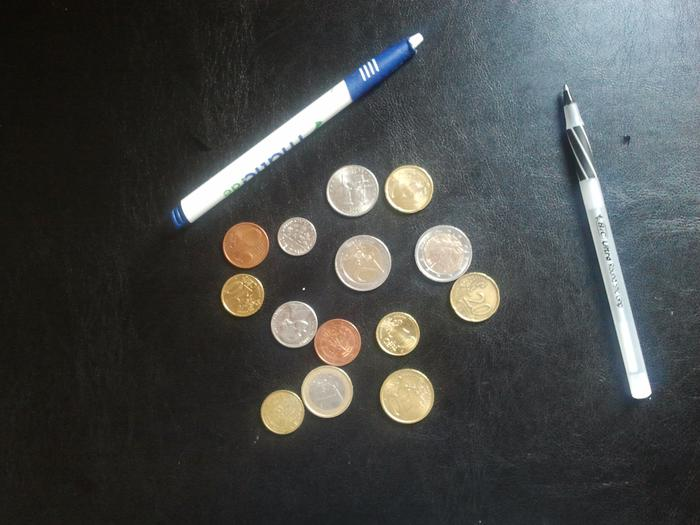
#> input picture proj2_6320/data/proj2-clean-image.jpg, 700 x 525 px
$ jupyter execute Project_2_CS6320.ipynb
#> lines starting #> are read from the running program, lines starting #| are printed output that depends on the picture
# CS 6320 Project 2: Detecting Lines and Circles using Hough Transform

A notebook contains many blocks of code, each of which can be run independently. You can run a cell with ctrl+enter or shift+enter (to move to the next cell).

You are expected to complete this notebook with lines of code, plots and texts. You will need to create new cells with original code or text for your analyses and explanations. Explain what you do and analyze your results. This assignment has a total of 100 points.

## Brief
    Hand-in: through Gradescope
    Required files: <your_uid>.zip.(Please begin with 'u' for your uid)
<!---<your_uid>_proj1.pdf-->

## Setup

   0. Unzip proj2_6320.zip and go to proj2_6320 directory.
      - You can run `unzip proj2_6320.zip && cd proj2_6320` in your terminal.
   1. Install [Miniconda](https://docs.conda.io/en/latest/miniconda.html). It doesn’t matter whether you use Python 2 or 3 because we will create our own environment that uses 3 anyways.
   2. Create a conda environment using the appropriate command. On Windows, open the installed “Conda prompt” to run the command. On MacOS and Linux, you can just use a terminal window to run the command, Modify the command based on your OS (linux, mac, or win): `conda env create -f proj2_env_<OS>.yml`.
    - NOTE that proj2_env.yml is inside the project folder.
   3. This should create an environment named ‘proj2’. Activate it using the Windows command, activate proj2 or the MacOS / Linux command, source activate proj2
   4. Run the notebook using `jupyter notebook` under *proj2_6320* directory.
   5. Ensure that all sanity checks are passing by running pytest tests inside the repo folder.
   6. Generate the zip folder for the code portion of your submission once you’ve finished the project using

        `python zip_submission.py --uid <your_uid>`

## Library Functions
Do not use any library functions that implement Hough Transform in your solution. You can use functions to perform fitlering etc.

## Debugging
We have included several synthetic images of lines and circles to help test your methods in simpler domains if you'd like.

## Writeup
For this project, this notebook itself is the report. You must run all your cells before you hand in it. You code, results, visualization, and discussion will be used for the grading. You will be deducted points if the results are not shown in this notebook. Do not change the order of the cells. You can add cells in need. You can copy a cell and run it seperately if you need to run a cell multiple times and thus every result is displayed in the cell.

## Rubric
    +26 pts: Ques_1
    +12 pts: Ques_2
    +15 pts: Ques_3
    +17 pts: Ques_4
    +15 pts: Ques_5
    +15 pts: Ques_6

    Distribution of the points in a Question is separately mentioned for each sub-task

    -5*n pts: Lose 5 points for every time you do not follow the instructions for the hand-in format.

Submission Format

This is very important as you will lose 5 points for every time you do not follow the instructions. You will attach two items in your submission on Canvas:

1. <your_uid>.zip containing:
    - proj2_code/ - directory containing all your code for this assignment
    - data/       - directory containing all the input images
    - results/    - directory containing all your output images

Do not install any additional packages inside the conda environment. The TAs will use the same environment as defined in the config files we provide you, so anything that’s not in there by default will probably cause your code to break during grading. Do not use absolute paths in your code or your code will break. Use relative paths like the starter code already does. Failure to follow any of these instructions will lead to point deductions. Create the zip file using python zip_submission.py --uid <your_uid> (it will zip up the appropriate directories/files for you!)

# NOTE - I would like to use my 1/3 free late submission. Thanks

[cell 1]
import numpy as np
import cv2 as cv
import matplotlib
import matplotlib.pyplot as plt
import math

[cell 2]
## Additional code to create directories for saving
import os
if not os.path.exists('../results/Ques_1'):
    os.makedirs('../results/Ques_1')
if not os.path.exists('../results/Ques_2'):
    os.makedirs('../results/Ques_2')
if not os.path.exists('../results/Ques_3'):
    os.makedirs('../results/Ques_3')
if not os.path.exists('../results/Ques_4'):
    os.makedirs('../results/Ques_4')
if not os.path.exists('../results/Ques_5'):
    os.makedirs('../results/Ques_5')
if not os.path.exists('../results/Ques_6'):
    os.makedirs('../results/Ques_6')

### 1 Processing an image to detect lines using Hough Transform (26 points)

In this question, we process an image and apply Hough Transform on the processed image

#### Tasks:
1. Compute a smooth version of the Input Image <b>(4 points)</b>
2. Detect edges from Images <b>(6 points)</b>
3. Implement Hough Transform <b>(8 points)</b>
4. Apply Hough Transform to detect lines from images <b>(4 points)</b>
5. Apply Hough Transform to detect edges from images <b>(4 points)</b>

#### 1.1 Compute a smooth version of the Input Image

##### You should use a Gaussian filter to generate a smooth image

##### Please note:
The function takes in as input only the sigma value (integer only).<br>
The size of the filter should be computed using the sigma value

[cell 3]
def Gaussian_Filter(sigma):
    '''
    The function takes in as input only the sigma
    and generates a filter using the sigma value
    The size of the filter should be computed using the sigma value
    '''

    ##############################
    # TO DO: Your Implementation
    ##############################
    ### get the kernel size from sigma
    ksize = int(((sigma - 0.8)/0.3 + 1)*2 + 1)
    ## taking ciel into account as int does floor - don't want even kernel size
    ksize = ksize + 1 if ksize % 2 == 0 else ksize
    #print(f"Kernel size = {ksize}")

    ### using outer product of 2 1d gaussian kernels
    kernel1d = np.zeros((ksize))
    for i in range(ksize):
        kernel1d[i] = (1 / np.sqrt(2*np.pi*(sigma**2))) * np.exp(-((i**2)/(2*(sigma**2))))
    kernel = np.outer(kernel1d, kernel1d)

    # [5 lines of commented-out code are left out]

    return kernel
    ################################
    # Your Implementation ENDS here
    ################################

[cell 4]
# Reading the Input Image
img        = cv.imread('../data/proj2-clean-image.jpg')
#> img is the input picture: shape (525, 700, 3); mean B, G, R 71.8, 73.2, 71

# Generates the Gaussian Filter
g_kernel   = Gaussian_Filter(2)

# Smoothing the image with the Gaussian Filter
smooth_img = cv.filter2D(img, -1, g_kernel)
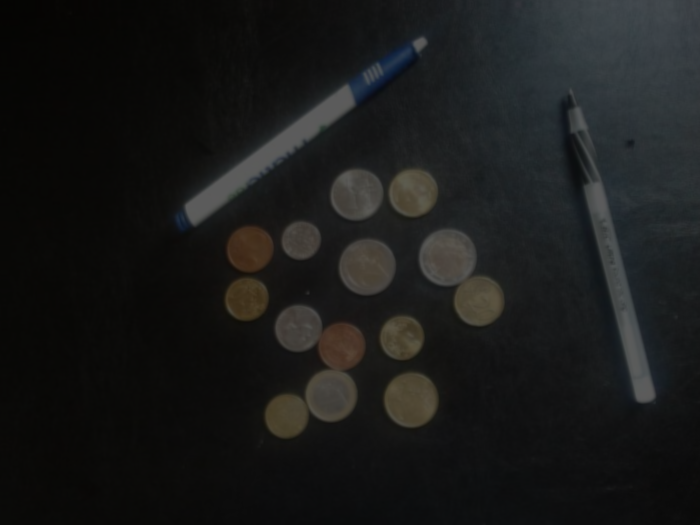
#> smooth_img: shape (525, 700, 3); mean B, G, R 25.8, 26.3, 25.5

# Saves the Smooth Image in the result directory
cv.imwrite("../results/Ques_1/proj2-clean-image-smoothed.png", smooth_img)

# Plots the smoothed image in the notebook
plt.figure(); plt.imshow(smooth_img.astype(np.uint8));

[cell 5]
def rgb2gray(rgb):
    '''
    Converts the RGB image to the Gray Scale
    '''

    return np.dot(rgb[..., :3], [0.299, 0.587, 0.114])
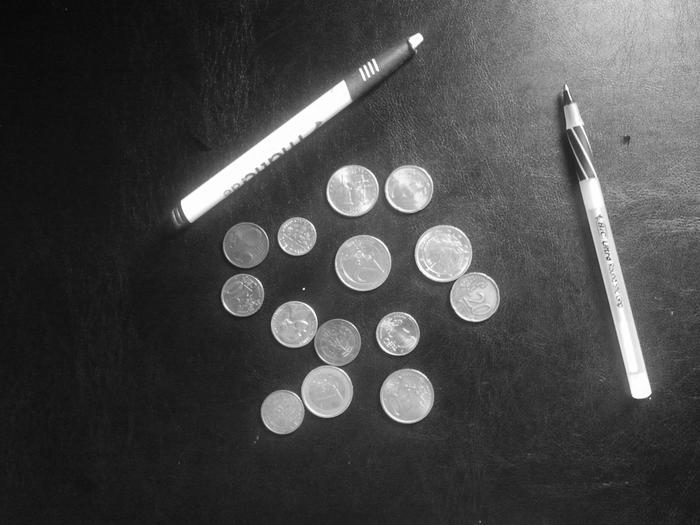
#> returned value: shape (525, 700) float64; min 4.85, max 255, mean 72.5

[cell 6]
def image_uint(input_arr):
    '''
    Scales the image intensity values to the range [0, 255]
    '''

    return (255.0*(input_arr - np.min(input_arr))/(np.max(input_arr) - np.min(input_arr))).astype(np.uint8)

#### 1.2 Edge Detector
Now we need to extract the edges from the input images. This is as essential step towards detection of lines and circles from the image.

#### You should define a Sobel filter to detect edges in the Original and Smooth Image
Following the definition of the filter, you convolve the filter over the input image using OpenCV library function, <b>filter2D()</b>. You are not required to write any convolution function to apply the filter.

You are required to detect edges on both the <b>original</b> and <b>smooth</b> images.

<b>Do you observe any difference between them? Please comment in a separate cell.</b>

#### 1.2.1 Edge Detector on the Original Image
Please remember the edge detection method should be applied on <b>gray images</b>.
The edge image should be saved as <b>img_gray_edge</b>.

[cell 7]
##############################
# TO DO: Your Implementation
##############################
sobel_horizontal = np.array([[1, 0, -1],
                             [2, 0, -2],
                             [1, 0, -1]])

sobel_vertical = np.array([[1, 2, 1],
                           [0, 0, 0],
                           [-1, -2, -1]])
gray = rgb2gray(img)

img_gray_edge_h = cv.filter2D(gray, -1, sobel_horizontal)
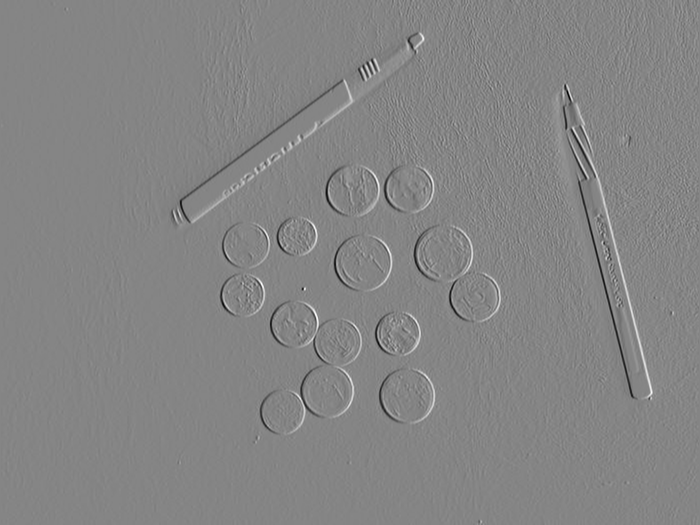
#> img_gray_edge_h: shape (525, 700) float64; min -758.5, max 695.4, mean -0.8; drawn with min black and max white
img_gray_edge_v = cv.filter2D(gray, -1, sobel_horizontal)
img_gray_edge = np.hypot(img_gray_edge_h, img_gray_edge_v)
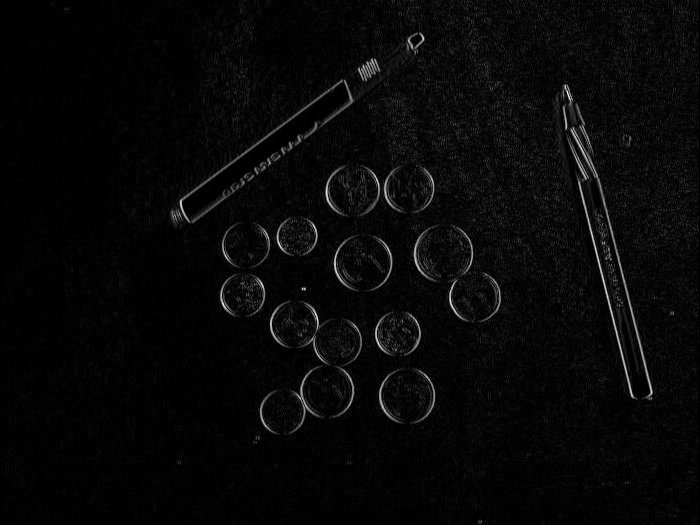
#> img_gray_edge: shape (525, 700) float64; min 0, max 1072.7, mean 34.5; drawn with min black and max white
img_gray_edge = image_uint(img_gray_edge)
################################
# Your Implementation ENDS here
################################

# Save the Image
cv.imwrite('../results/Ques_1/Ori_Clean_Edge_Image.png', img_gray_edge)

#Plot the Image
plt.figure(); plt.imshow(img_gray_edge.astype(np.uint8), cmap='gray');

#### 1.2.2 Edge Detector on the Smooth Image
Please remember the edge detection method should be applied on <b>gray images</b>.
The edge image should be saved as <b>smooth_img_gray_edge</b>.

[cell 8]
##############################
# TO DO: Your Implementation
##############################
sobel_horizontal = np.array([[1, 0, -1],
                             [2, 0, -2],
                             [1, 0, -1]])

sobel_vertical = np.array([[1, 2, 1],
                           [0, 0, 0],
                           [-1, -2, -1]])
gray = rgb2gray(img)
g_kernel   = Gaussian_Filter(2)
gray_smooth = cv.filter2D(gray, -1, g_kernel)
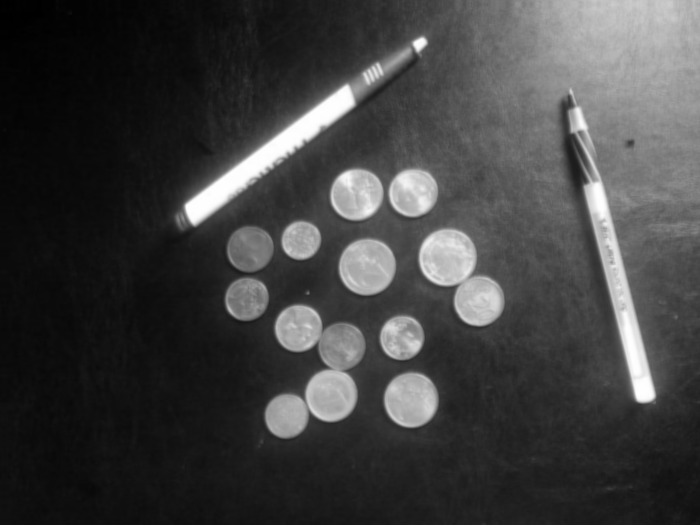
#> gray_smooth: shape (525, 700) float64; min 3.72, max 91.52, mean 26.1; drawn with min black and max white
smooth_img_gray_edge_h = cv.filter2D(gray_smooth, -1, sobel_horizontal)
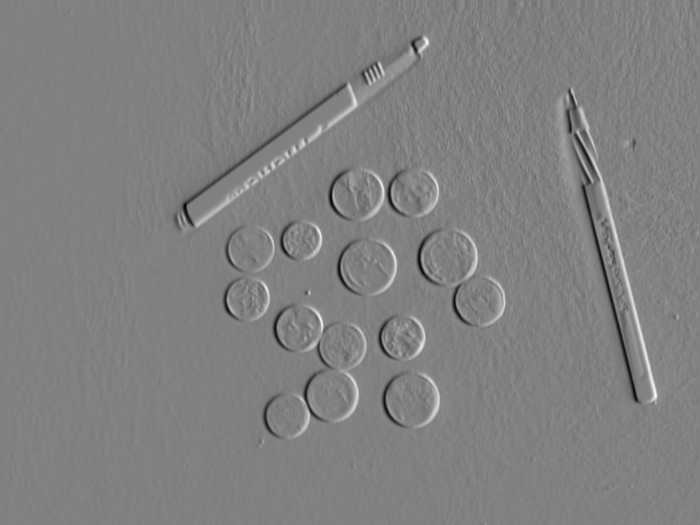
#> smooth_img_gray_edge_h: shape (525, 700) float64; min -132.5, max 128.9, mean -0.3; drawn with min black and max white
smooth_img_gray_edge_v = cv.filter2D(gray_smooth, -1, sobel_horizontal)
smooth_img_gray_edge = np.hypot(smooth_img_gray_edge_h, smooth_img_gray_edge_v)
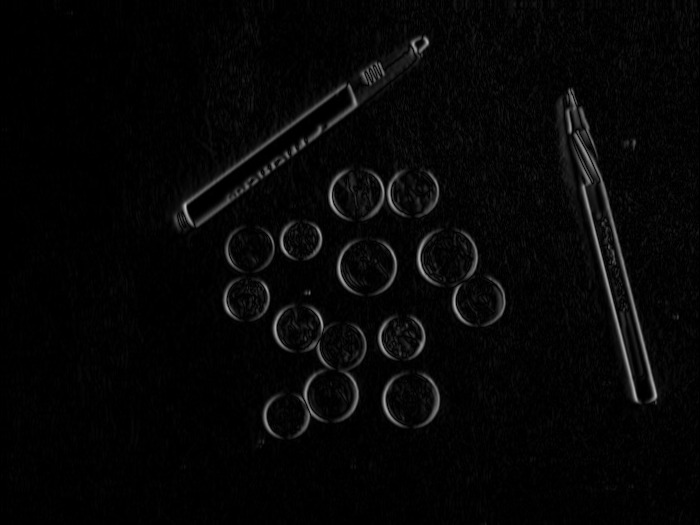
#> smooth_img_gray_edge: shape (525, 700) float64; min 0, max 187.4, mean 6.7
smooth_img_gray_edge = image_uint(smooth_img_gray_edge)
#> in image_uint (call 2), `return (255.0*(input_arr - np.min(input_arr))/(np.max(input_arr) - np...`:
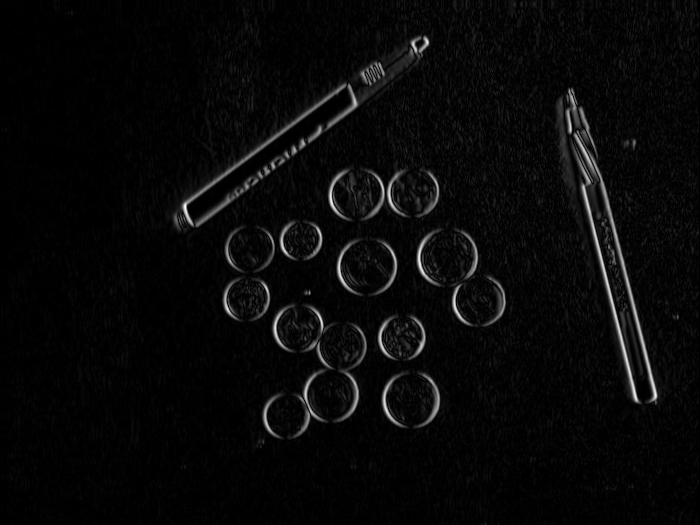
#> returned value: shape (525, 700); min 0, max 255, mean 8.6
#> (the rest of the program and of its run is left out)
